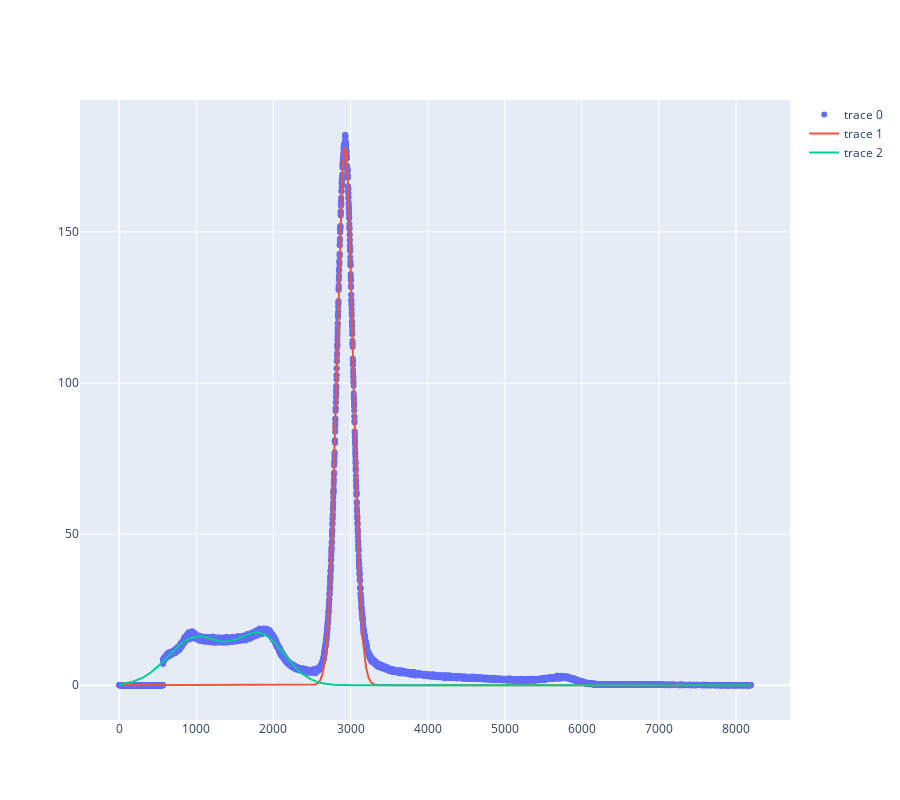

Here is the notebook cell this chart was saved with:
### Markdown cell above
### Fitting a Gaussians for Compton Spectrum & Gamma Decay Peak

### Code cell
import typing
import curve_fitter

filter_7_5_measurement: typing.Callable[[mca_output.MCAOutput], bool] = lambda mca_out: pathlib.Path(mca_out.path).stem == "angle_7.5"
targetless_7_5_measurement = next((mca_out for mca_out in angle_calibration_mca_outs if filter_7_5_measurement(mca_out)), None)

if not targetless_7_5_measurement:
    raise RuntimeError("Measurment not found")

channel_counts = np.array(targetless_7_5_measurement.channel_count_list) / targetless_7_5_measurement.measurement_time
channel_counts_uncertainty = np.sqrt(channel_counts)

MEASUREMENT_LENGTH = len(channel_counts)

channel_index = np.arange(MEASUREMENT_LENGTH, dtype=np.float32)
channel_uncertainty = np.full([MEASUREMENT_LENGTH], 1./np.sqrt(3))

gaussian_peak_model_data = curve_fitter.ModelData(channel_index[2930-200:2930+200], channel_counts_uncertainty[2930-200:2930+200], channel_counts[2930-200:2930+200], channel_counts_uncertainty[2930-200:2930+200])

beta, sd, chi_sq = curve_fitter.odr_fit_gaussian(gaussian_peak_model_data, [2930, 100, 40000])
initial_guess_model = curve_fitter.vectorized_gaussian(2930, 100, 40000)
initial_guess_data = initial_guess_model(np.arange(MEASUREMENT_LENGTH, dtype=np.float32))
gaussian_peak_odr_data = curve_fitter.vectorized_gaussian(beta[0], beta[1], beta[2])(np.arange(MEASUREMENT_LENGTH, dtype=np.float32))
print("Gaussian Peak fitting data: ", beta, sd, chi_sq)

compton_spectrum_model_data = curve_fitter.ModelData(channel_index[600:2400], channel_counts_uncertainty[600:2400], channel_counts[600:2400], channel_counts_uncertainty[600:2400])
first_gaussian_initial_guess = [900 , 380, np.sum(channel_counts[735:925])*2]
second_gaussian_initial_guess = [1980, 360, np.sum(channel_counts[1900:2080])*2]

print(f"Normalization guesses: {np.sum(channel_counts[735:925])*2}, {np.sum(channel_counts[1900:2080])*2}")
beta, sd, chi_sq = curve_fitter.odr_fit_gaussian_sum(compton_spectrum_model_data, first_gaussian_initial_guess+second_gaussian_initial_guess)
print("Compton spectrum fitting data: ", beta, sd, chi_sq)
compton_spectrum_odr_data = curve_fitter.vectorized_two_gaussian_sum(beta)(np.arange(MEASUREMENT_LENGTH, dtype=np.float32))

fig = plotly_utils.generate_scatter_and_line_plot(channel_counts, gaussian_peak_odr_data, compton_spectrum_odr_data)
fig.update_layout(height=800)
fig.show()

### Figure 1 — Plotly figure (JSON) as saved in the notebook; plotly's stock layout.template omitted (floating-point values rounded to 4 significant figures; data arrays with more than 128 entries replaced by an {"elided": "..."} marker saying what was removed)
{"data": [{"mode": "markers", "type": "scatter", "y": {"elided": "8192 float values"}}, {"mode": "lines", "type": "scatter", "y": {"elided": "8192 float values"}}, {"mode": "lines", "type": "scatter", "y": {"elided": "8192 float values"}}], "layout": {"height": 800}}
